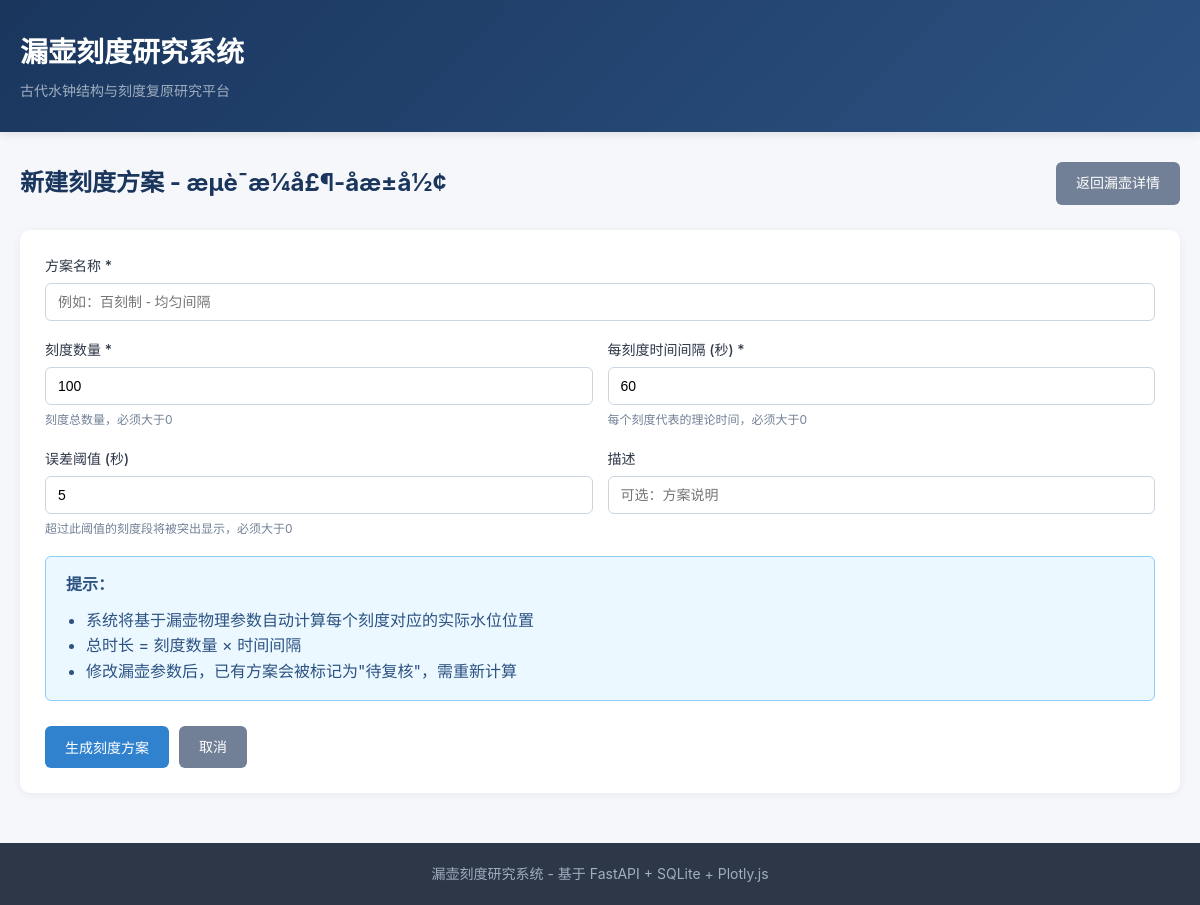
Before: /containers/1/schemes/new with the older database file.
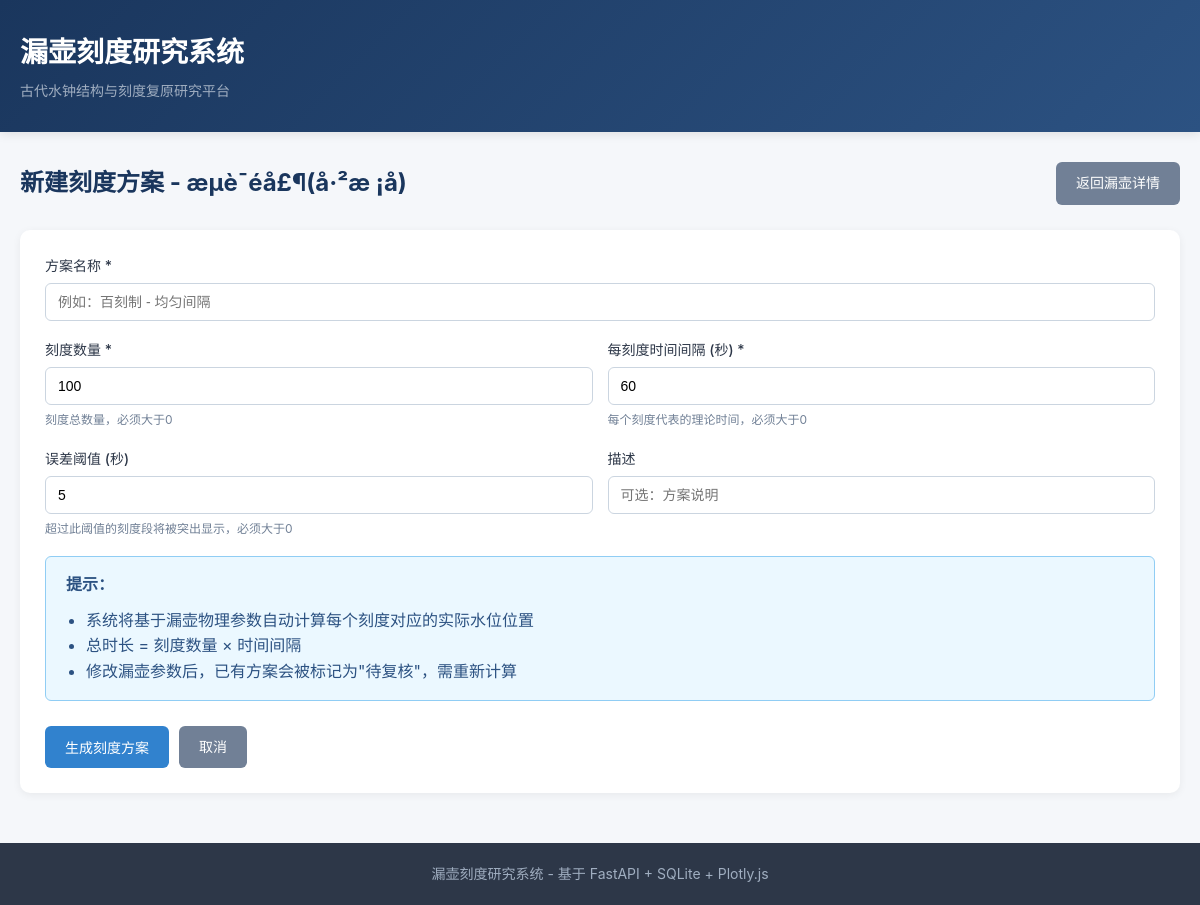
After: the same page with the newer database file.
### app/models.py (models this page shows)
class Container(Base):
    __tablename__ = "containers"
    id = Column(Integer, primary_key=True, index=True)
    name = Column(String(200), nullable=False)
    shape = Column(String(50), nullable=False)
    capacity = Column(Float, nullable=False)
    orifice_diameter = Column(Float, nullable=False)
    initial_water_level = Column(Float, nullable=False)
    shape_params = Column(Text, nullable=True)
    description = Column(Text, nullable=True)
    created_at = Column(DateTime(timezone=True), server_default=func.now())
    updated_at = Column(DateTime(timezone=True), onupdate=func.now())
    experiments = relationship("Experiment", back_populates="container", cascade="all, delete-orphan")
    scale_schemes = relationship("ScaleScheme", back_populates="container", cascade="all, delete-orphan")
    calibration_records = relationship("CalibrationRecord", back_populates="container", cascade="all, delete-orphan")
    parameter_versions = relationship("ParameterVersion", back_populates="container", cascade="all, delete-orphan")

### app/main.py (the view)
@app.get("/containers/{container_id}/schemes/new", response_class=HTMLResponse)
async def new_scheme_form(request: Request, container_id: int, db: Session = Depends(get_db)):
    container = db.query(models.Container).filter(models.Container.id == container_id).first()
    if not container:
        raise HTTPException(status_code=404, detail="容器不存在")
    return templates.TemplateResponse("scheme_form.html", {
        "request": request, "container": container, "scheme": None
    })

### templates/scheme_form.html (shortened to what this page needs)
{% extends "base.html" %}
{% block content %}
<div class="page-header">
    <h2>{% if scheme %}编辑{% else %}新建{% endif %}刻度方案 - {{ container.name }}</h2>
    <a href="/containers/{{ container.id }}" class="btn btn-secondary">返回漏壶详情</a>
</div>
<div class="card">
    <form method="post" action="/containers/{{ container.id }}/schemes">
        <div class="form-group">
            <label>方案名称 *</label>
            <input type="text" name="name" required maxlength="200"
                   value="{% if form_data %}{{ form_data.name }}{% elif scheme %}{{ scheme.name }}{% endif %}"
                   placeholder="例如：百刻制 - 均匀间隔">
        </div>
        <div class="form-row">
            <div class="form-group">
                <label>刻度数量 *</label>
                <input type="number" name="scale_count" required min="1"
                       value="{% if form_data %}{{ form_data.scale_count }}{% elif scheme %}{{ scheme.scale_count }}{% else %}100{% endif %}"
                       placeholder="例如：100">
                <p class="help-text">刻度总数量，必须大于0</p>
            </div>
            <div class="form-group">
                <label>每刻度时间间隔 (秒) *</label>
                <input type="number" name="time_interval" required step="any" min="0.01"
                       value="{% if form_data %}{{ form_data.time_interval }}{% elif scheme %}{{ scheme.time_interval }}{% else %}60{% endif %}"
                       placeholder="例如：60">
                <p class="help-text">每个刻度代表的理论时间，必须大于0</p>
            </div>
        </div>
        <div class="form-row">
            <div class="form-group">
                <label>误差阈值 (秒)</label>
                <input type="number" name="error_threshold" step="any" min="0.01"
                       value="{% if form_data %}{{ form_data.error_threshold }}{% elif scheme %}{{ scheme.error_threshold }}{% else %}5{% endif %}"
                       placeholder="例如：5">
                <p class="help-text">超过此阈值的刻度段将被突出显示，必须大于0</p>
            </div>
            <div class="form-group">
                <label>描述</label>
                <input type="text" name="description"
                       value="{% if form_data %}{{ form_data.description if form_data.description is not none else '' }}{% elif scheme %}{{ scheme.description if scheme.description is not none else '' }}{% endif %}"
                       placeholder="可选：方案说明">
            </div>
        </div>
        <div class="alert alert-info">
            <strong>提示：</strong>
            <ul style="margin-left: 20px; margin-top: 10px;">
                <li>系统将基于漏壶物理参数自动计算每个刻度对应的实际水位位置</li>
                <li>总时长 = 刻度数量 × 时间间隔</li>
                <li>修改漏壶参数后，已有方案会被标记为"待复核"，需重新计算</li>
            </ul>
        </div>
        <div class="form-actions">
            <button type="submit" class="btn btn-primary">生成刻度方案</button>
            <a href="/containers/{{ container.id }}" class="btn btn-secondary">取消</a>
        </div>
    </form>
</div>
{% endblock %}

Changed rows visible on the page:
changed Container: name "æµè¯æ¼å£¶-åæ±å½¢" → "æµè¯éå£¶(å·²æ ¡å)"
